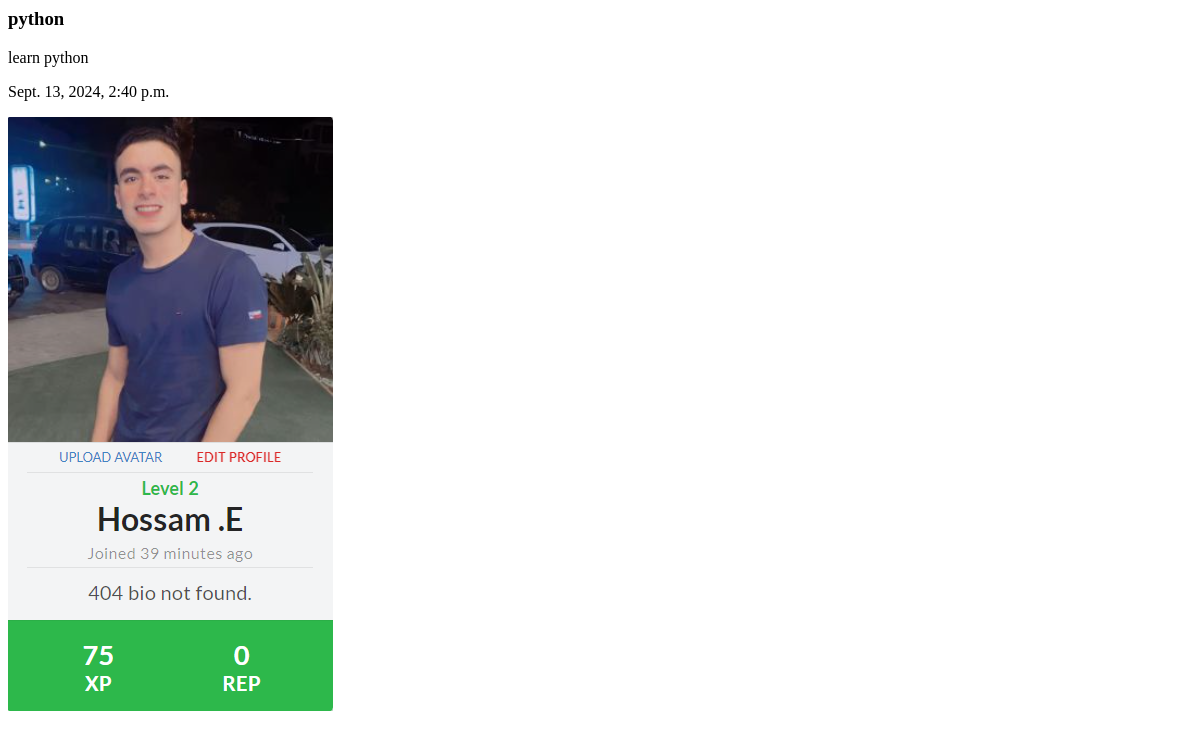
/blog/2, run on an earlier commit of the app's database.
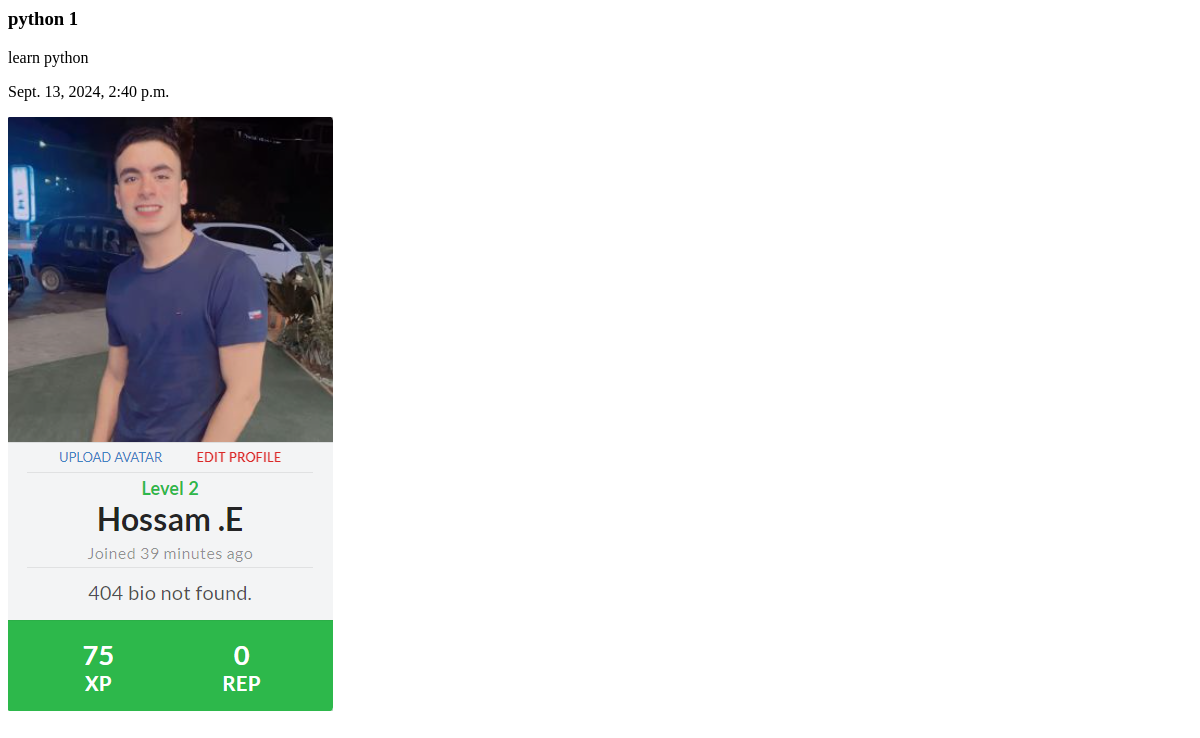
And on a later commit of the database.
### blog/models.py (models this page shows)
class Post(models.Model):
    title = models.CharField(max_length=100)
    content=models.TextField(max_length=30000)
    create_date=models.DateTimeField(default=timezone.now)
    draft=models.BooleanField(default=True)
    tags = TaggableManager()
    author=models.ForeignKey(User,on_delete=models.SET_NULL,null=True,blank=True,related_name='post_user')
    image=models.ImageField(upload_to='posts')
    def __str__(self):
        return self.title

### blog/views.py (the view)
# urls.py: path('blog/<int:post_id>',post_detail),
def post_detail(request,post_id):
    data =Post.objects.get(id=post_id)
    return render(request,'post_detail.html',{'post':data})

### blog/templates/post_detail.html
<h3>{{post}}</h3>
<p>{{post.content}}</p>
<p> {{post.create_date}}</p>
<img src="{{post.image.url}}" alt="">

What changed in the data, as far as the page shows it:
changed Post "learn python": title "python" → "python 1"
